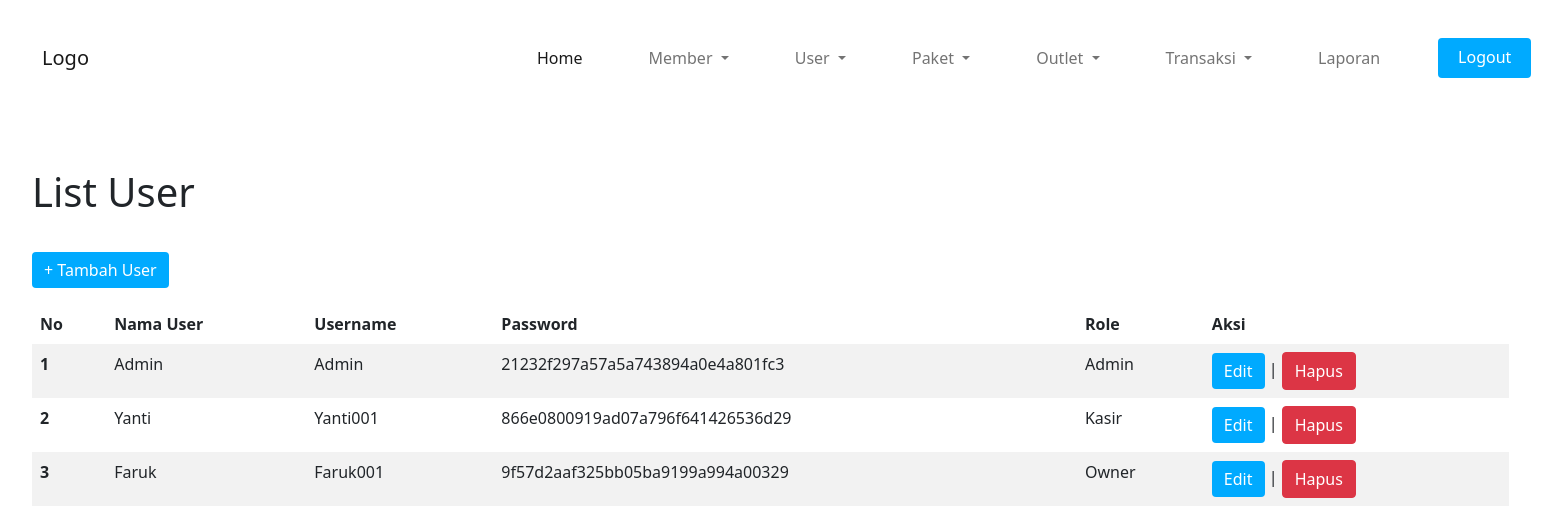
The app's page /user/tampil.php (signed in) with its own data.
### tables this page shows
CREATE TABLE `user` (
  `id` int(11) NOT NULL,
  `nama_user` varchar(100) NOT NULL,
  `username` varchar(30) NOT NULL,
  `password` text NOT NULL,
  `role` enum('Admin','Kasir','Owner') NOT NULL
);

### utility/utils.php (called while the page is built, shortened)
<?php
function titleize($name) {
	return ucwords(str_replace("_", " ", $name));
}
?>

### user/tampil.php (the view, shortened to what this page needs)
<?php
require_once "../componen/bootstrap.php";
require_once "../componen/navbar.php";
?>
<!DOCTYPE html>
<html>
<head>
    <link rel="stylesheet" type="text/css" href="../style.css">
</head>
<body>
	<main class="crud-form">
		<h1 style="margin-bottom: 20px;">List User</h1>
		<a href="tambah_user.php" class="btn btn-primary mt-3" id="add-anchor" style="background-color: rgb(0, 170, 255); border: rgb(0, 170, 255);">+ Tambah User</a>
		<?php
		require_once "../koneksi.php";
		$query = mysqli_query($conn, "SELECT * FROM `user`");
		list_table($query);
		?>
	</main>
    <?php
        function extract_as_table_data($data, $converters = null)
        {
            foreach ($data as $key => $value) {
                if ($key === "id") continue;
                $content = isset($converters[$key]) ? $converters[$key]($value) : titleize($value);
        ?>
                <td><?= $content ?></td>
            <?php
            }
        }
        function list_table($mysqli_result, $converters = null)
        {
            ?>
            <table class="table table-striped table-borderless mt-3">
                <thead>
                    <tr>
                        <th> No </th>
                        <?php foreach (mysqli_fetch_fields($mysqli_result) as $field) : if ($field->name === "id") continue; ?>
                            <th scope="col"> <?= ucwords(str_replace("_", " ", $field->name)) ?> </th>
                        <?php endforeach; ?>
                        <th> Aksi </th>
                    </tr>
                </thead>
                <tbody>
                    <?php
                    $no = 0;
                    while ($data = mysqli_fetch_assoc($mysqli_result)) {
                        ++$no;
                    ?>
                        <tr>
                            <th scope="row"><?= $no ?></th>
                            <?php extract_as_table_data($data, $converters); ?>
                            <td>
                                <a class="btn btn-primary" class="edit-anchor" href="ubah.php?id=<?= $data["id"] ?>" style="background-color: rgb(0, 170, 255); border: rgb(0, 170, 255);">Edit</a>
                                <span>|</span>
                                <a class="btn btn-danger" class="remove-anchor" href="hapus.php?id=<?= $data["id"] ?>">Hapus</a>
                            </td>
                        </tr>
                    <?php
                    }
                    ?>
                </tbody>
            </table>
    <?php
        }
    ?>
</body>
</html>

### style.css (style rules this page uses)
.crud-form { padding: 2rem 2rem; }

### records on screen
user: nama_user "Admin", username "Admin", password "21232f297a57a5a743894a0e4a801fc3", role "Admin"
user: nama_user "Yanti", username "Yanti001", password "866e0800919ad07a796f641426536d29", role "Kasir"
user: nama_user "Faruk", username "Faruk001", password "9f57d2aaf325bb05ba9199a994a00329", role "Owner"

### other values on screen
str_replace("_", " ", $field->name) "Nama User"
str_replace("_", " ", $field->name) "Username"
str_replace("_", " ", $field->name) "Password"
str_replace("_", " ", $field->name) "Role"
